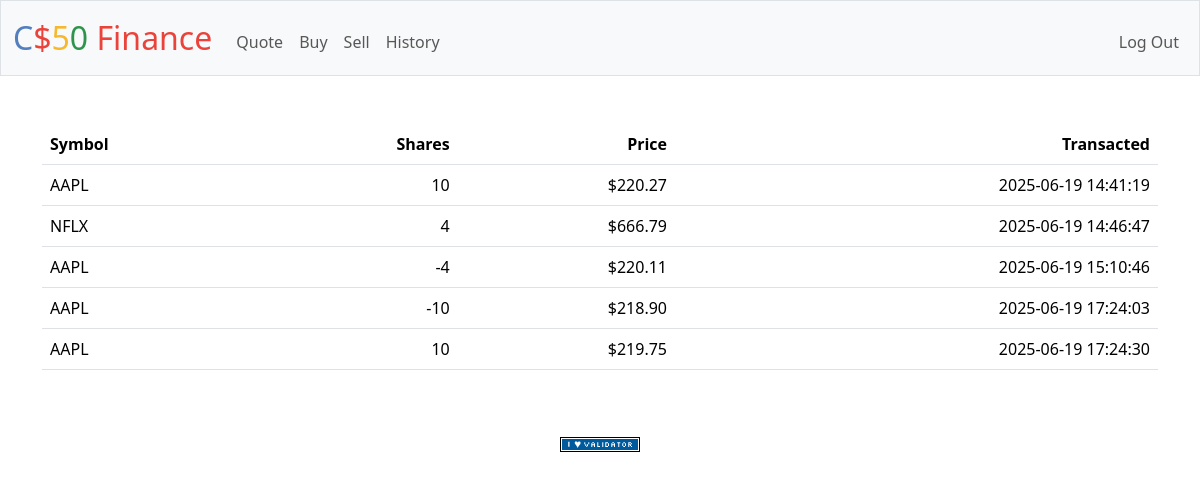
Screenshot of /history (signed in) with the database file from the repository.
### tables this page shows
CREATE TABLE transactions (
    user_id INTEGER NOT NULL,
    symbol TEXT NOT NULL,
    share INTEGER NOT NULL,
    price NUMERIC NOT NULL,
    datetime DATETIME DEFAULT CURRENT_TIMESTAMP,
    FOREIGN KEY(user_id) REFERENCES users(id));

### app.py (the view)
@app.route("/history")
@login_required
def history():
    history = db.execute(
        "SELECT symbol, share, price, datetime FROM transactions WHERE user_id = ?", session["user_id"])
    return render_template("history.html", history=history)

### app.py (called while the page is built)
@app.after_request
def after_request(response):
    response.headers["Cache-Control"] = "no-cache, no-store, must-revalidate"
    response.headers["Expires"] = 0
    response.headers["Pragma"] = "no-cache"
    return response

### helpers.py (called while the page is built)
def login_required(f):
    @wraps(f)
    def decorated_function(*args, **kwargs):
        if session.get("user_id") is None:
            return redirect("/login")
        return f(*args, **kwargs)
    return decorated_function

### templates/history.html (shortened to what this page needs)
{% extends "layout.html" %}
{% block main %}
    <table class="table">
        <thead>
            <tr>
                <th class="text-start">Symbol</th>
                <th class="text-end">Shares</th>
                <th class="text-end">Price</th>
                <th class="text-end">Transacted</th>
            </tr>
        </thead>
        <tbody>
            {% for entry in history %}
                <tr>
                    <td class="text-start">{{ entry.symbol }}</td>
                    <td class="text-end">{{ entry.share }}</td>
                    <td class="text-end">{{ "${:,.2f}".format(entry.price) }}</td>
                    <td class="text-end">{{ entry.datetime }}</td>
                </tr>
            {% endfor %}
        </tbody>
    </table>
{% endblock %}

### templates/layout.html (shortened to what this page needs)
<!DOCTYPE html>
<html lang="en">
    <head>
        <link href="https://cdn.jsdelivr.net/npm/bootstrap@5.3.3/dist/css/bootstrap.min.css" rel="stylesheet">
        <link href="/static/styles.css" rel="stylesheet">
    </head>
    <body>
        <nav class="bg-light border navbar navbar-expand-md navbar-light">
            <div class="container-fluid">
                <a class="navbar-brand" href="/"><span class="blue">C</span><span class="red">$</span><span class="yellow">5</span><span class="green">0</span> <span class="red">Finance</span></a>
                <div class="collapse navbar-collapse" id="navbar">
                    {% if session["user_id"] %}
                        <ul class="navbar-nav me-auto mt-2">
                            <li class="nav-item"><a class="nav-link" href="/quote">Quote</a></li>
                            <li class="nav-item"><a class="nav-link" href="/buy">Buy</a></li>
                            <li class="nav-item"><a class="nav-link" href="/sell">Sell</a></li>
                            <li class="nav-item"><a class="nav-link" href="/history">History</a></li>
                        </ul>
                        <ul class="navbar-nav ms-auto mt-2">
                            <li class="nav-item"><a class="nav-link" href="/logout">Log Out</a></li>
                        </ul>
                    {% else %}
                        <ul class="navbar-nav ms-auto mt-2">
                            <li class="nav-item"><a class="nav-link" href="/register">Register</a></li>
                            <li class="nav-item"><a class="nav-link" href="/login">Log In</a></li>
                        </ul>
                    {% endif %}
                </div>
            </div>
        </nav>
        <main class="container py-5 text-center">
            {% block main %}{% endblock %}
        </main>
        <footer class="mb-5">
            <form action="https://validator.w3.org/check" class="text-center" enctype="multipart/form-data" method="post" target="_blank">
                <input alt="Validate" src="/static/I_heart_validator.png" type="image">
            </form>
        </footer>
    </body>
</html>

### static/styles.css (style rules this page uses)
nav .navbar-brand { font-size: xx-large; }
nav .navbar-brand .blue { color: #537fbe; }
nav .navbar-brand .red { color: #ea433b; }
nav .navbar-brand .yellow { color: #f5b82e; }
nav .navbar-brand .green { color: #2e944b; }

### rows the page displays
transactions: symbol "AAPL", share "10", price "$220.27", datetime "2025-06-19 14:41:19"
transactions: symbol "NFLX", share "4", price "$666.79", datetime "2025-06-19 14:46:47"
transactions: symbol "AAPL", share "-4", price "$220.11", datetime "2025-06-19 15:10:46"
transactions: symbol "AAPL", share "-10", price "$218.90", datetime "2025-06-19 17:24:03"
transactions: symbol "AAPL", share "10", price "$219.75", datetime "2025-06-19 17:24:30"
